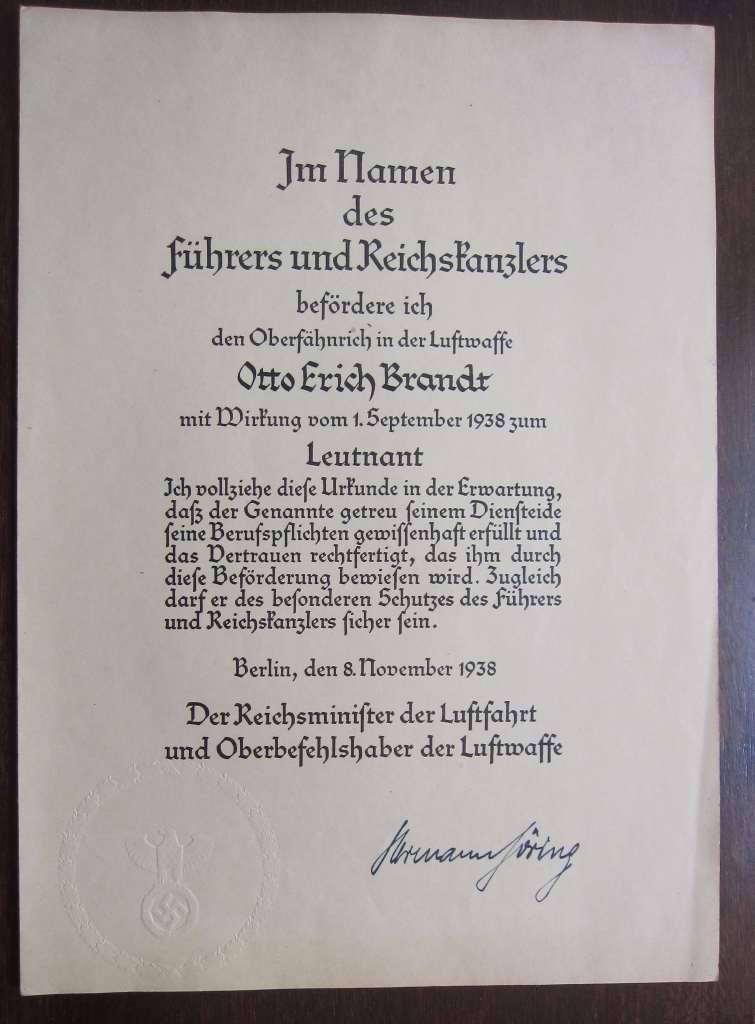
#> input picture Extracting_signature/test.jpg, 1510 x 2048 px (shown at 1/2 size)
$ python -i image_dewarper.py   (imports and definitions only)
#> lines starting #> are read from the running program, lines starting #| are printed output that depends on the picture; after the words box and inside, x2 and y2 are one past the last pixel; in counts of white or black regions, pixels touching at a corner belong together
#> further down, picture is the input picture: shape (2048, 1510, 3); mean B, G, R 159.7, 161.8, 165.8
import cv2
import imutils
import numpy as np
# ❌ Remove this line:
# from utils_transform import four_point_transform

def dewarp_book(image):
    ratio = image.shape[0] / 500.0
#> ratio = 4.1
    orig = image.copy()
    image = imutils.resize(image, height=500)
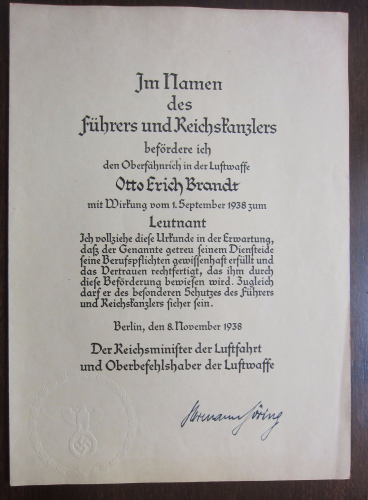
#> image: shape (500, 368, 3); mean of channels 0, 1, 2 159.7, 161.8, 165.8; drawn as B, G, R
    gray = cv2.cvtColor(image, cv2.COLOR_BGR2GRAY)
    gray = cv2.GaussianBlur(gray, (5, 5), 0)
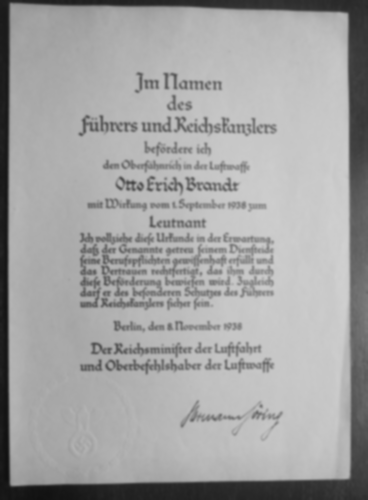
#> gray: shape (500, 368); min 16, max 209, mean 162.8
    sigma = 0.33
    v = np.median(image)
#> v = 178
    lower = int(max(0, (1.0 - sigma) * v))
#> lower = 119
    upper = int(min(255, (1.0 + sigma) * v))
#> upper = 236
    edged = cv2.Canny(image, lower, upper)
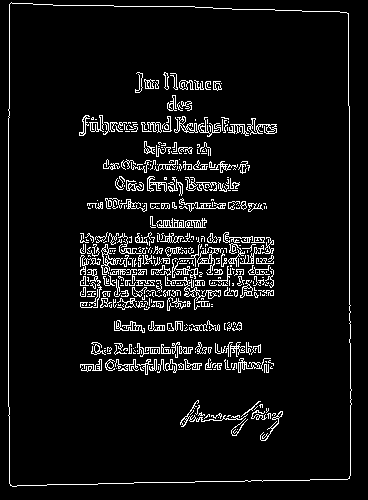
#> edged: shape (500, 368); 6.7% white in thin lines or dots
    cnts = cv2.findContours(edged.copy(), cv2.RETR_LIST, cv2.CHAIN_APPROX_SIMPLE)
#> cnts = 753 contours, 628 with area under 20; largest, box (x1, y1, x2, y2) and area: (8, 2, 352, 487) 161786, (8, 2, 352, 487) 161784, (197, 247, 223, 273) 172, (156, 218, 207, 228) 144, (101, 244, 123, 275) 138
    cnts = imutils.grab_contours(cnts)
    cnts = sorted(cnts, key=cv2.contourArea, reverse=True)[:5]
#> cnts = 5 contours; box (x1, y1, x2, y2) and area: (8, 2, 352, 487) 161786, (8, 2, 352, 487) 161784, (197, 247, 223, 273) 172, (156, 218, 207, 228) 144, (101, 244, 123, 275) 138
    for c in cnts:
        peri = cv2.arcLength(c, True)
        approx = cv2.approxPolyDP(c, 0.02 * peri, True)
        if len(approx) == 4:
            screenCnt = approx
            break
#> this loop made 1 pass
#> (peri, screenCnt) on pass 1: (1645.5, [[11, 2], [10, 485], [349, 478], [348, 13]])
#> (the run stopped early here; a loop or call above may not have finished)
